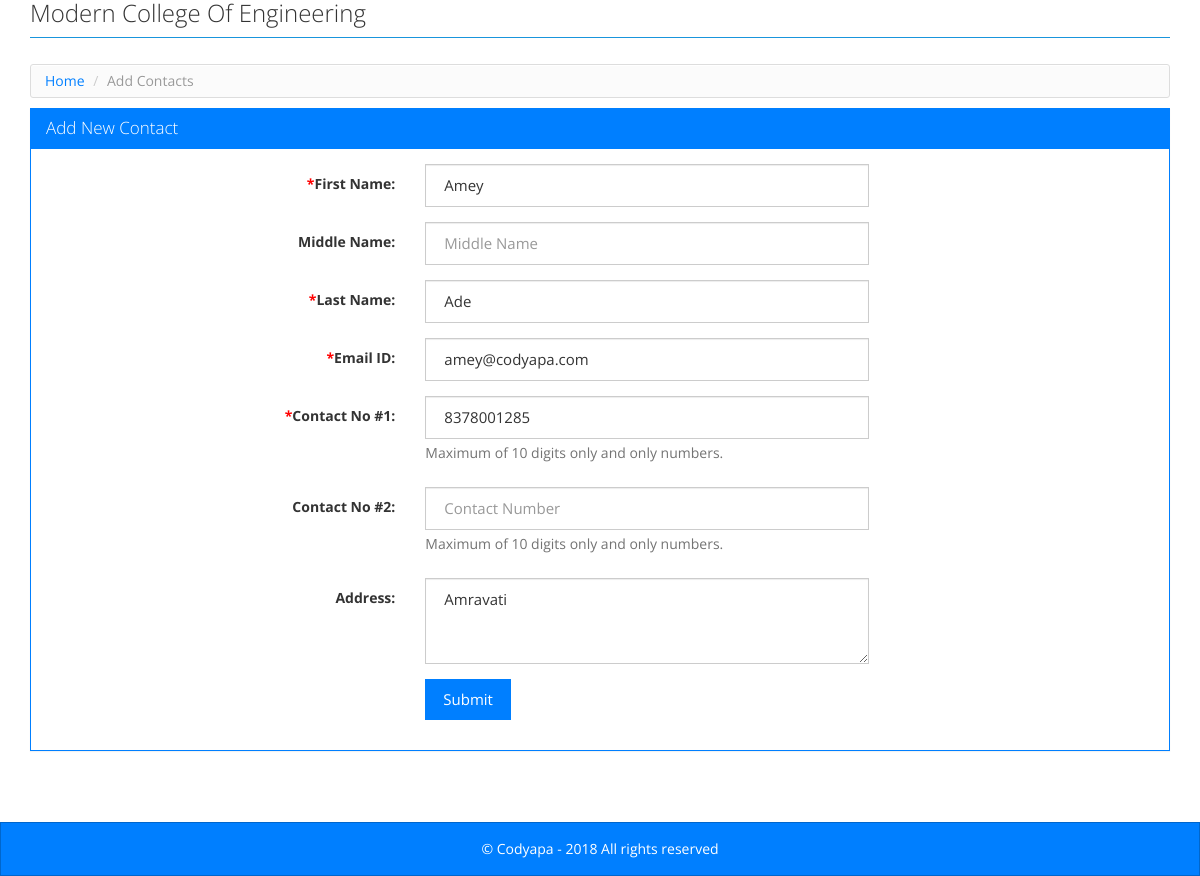
Page /contacts.php?cid=44 on the committed database.
### tables this page shows
CREATE TABLE `tbl_contacts` (
  `contact_id` int(11) NOT NULL,
  `first_name` varchar(255) NOT NULL,
  `middle_name` varchar(255) NOT NULL,
  `last_name` varchar(255) NOT NULL,
  `address` text,
  `contact_no1` varchar(255) NOT NULL,
  `contact_no2` varchar(255) DEFAULT NULL,
  `email_address` varchar(255) NOT NULL,
  `profile_pic` varchar(255) DEFAULT NULL
);

### contacts.php (the view, shortened to what this page needs)
<?php
require_once './config.php';
include './header.php';
try {
   $sql = "SELECT * FROM tbl_contacts WHERE 1 AND contact_id = :cid";
   $stmt = $DB->prepare($sql);
   $stmt->bindValue(":cid", intval($_GET["cid"]));
   $stmt->execute();
   $results = $stmt->fetchAll();
} catch (Exception $ex) {
  echo $ex->getMessage();
}
?>
<div class="row">
  <ul class="breadcrumb">
      <li><a href="index.php">Home</a></li>
      <li class="active"><?php echo ($_GET["m"] == "update") ? "Edit" : "Add"; ?> Contacts</li>
    </ul>
</div>
  <div class="row">
    <div class="panel panel-primary">
      <div class="panel-heading">
        <h3 class="panel-title"><?php echo ($_GET["m"] == "update") ? "Edit" : "Add"; ?> New Contact</h3>
      </div>
      <div class="panel-body">
        <form class="form-horizontal" name="contact_form" id="contact_form" enctype="multipart/form-data" method="post" action="process_form.php">
          <fieldset>
            <div class="form-group">
              <label class="col-lg-4 control-label" for="first_name"><span class="required">*</span>First Name:</label>
              <div class="col-lg-5">
                <input type="text" value="<?php echo $results[0]["first_name"] ?>" placeholder="First Name" id="first_name" class="form-control" name="first_name"><span id="first_name_err" class="error"></span>
              </div>
            </div>
            <div class="form-group">
              <label class="col-lg-4 control-label" for="middle_name">Middle Name:</label>
              <div class="col-lg-5">
                <input type="text" value="<?php echo $results[0]["middle_name"] ?>" placeholder="Middle Name" id="middle_name" class="form-control" name="middle_name">
              </div>
            </div>
            <div class="form-group">
              <label class="col-lg-4 control-label" for="last_name"><span class="required">*</span>Last Name:</label>
              <div class="col-lg-5">
                <input type="text" value="<?php echo $results[0]["last_name"] ?>" placeholder="Last Name" id="last_name" class="form-control" name="last_name"><span id="last_name_err" class="error"></span>
              </div>
            </div>
            <div class="form-group">
              <label class="col-lg-4 control-label" for="email_id"><span class="required">*</span>Email ID:</label>
              <div class="col-lg-5">
                <input type="text" value="<?php echo $results[0]["email_address"] ?>" placeholder="Email ID" id="email_id" class="form-control" name="email_id"><span id="email_id_err" class="error"></span>
              </div>
            </div>
            <div class="form-group">
              <label class="col-lg-4 control-label" for="contact_no1"><span class="required">*</span>Contact No #1:</label>
              <div class="col-lg-5">
                <input type="text" value="<?php echo $results[0]["contact_no1"] ?>" placeholder="Contact Number" id="contact_no1" class="form-control" name="contact_no1"><span id="contact_no1_err" class="error"></span>
                <span class="help-block">Maximum of 10 digits only and only numbers.</span>
              </div>
            </div>
            <div class="form-group">
              <label class="col-lg-4 control-label" for="contact_no2">Contact No #2:</label>
              <div class="col-lg-5">
                <input type="text" value="<?php echo $results[0]["contact_no2"] ?>" placeholder="Contact Number" id="contact_no2" class="form-control" name="contact_no2"><span id="contact_no2_err" class="error"></span>
                <span class="help-block">Maximum of 10 digits only and only numbers.</span>
              </div>
            </div>
            <div class="form-group">
              <label class="col-lg-4 control-label" for="address">Address:</label>
              <div class="col-lg-5">
                <textarea id="address" name="address" rows="3" class="form-control"><?php echo $results[0]["address"] ?></textarea>
              </div>
            </div>
            <div class="form-group">
              <div class="col-lg-5 col-lg-offset-4">
                <button class="btn btn-primary" type="submit">Submit</button>
              </div>
            </div>
          </fieldset>
        </form>
      </div>
    </div>
  </div>
<?php
include './footer.php';
?>

### style.css (style rules this page uses)
html, body { height: 100%; }
body { font-size: 14px; line-height: 18px; }
.mainbody .row { margin: 0px; }
.panel-body { width: 100%; margin: 0 auto; }
.breadcrumb { background-color: #FBFBFB; background-image: -moz-linear-gradient(center top , #FFFFFF, #F5F5F5); background-repeat: repeat-x; border: 1px solid #DDDDDD; border-radius: 3px; box-shadow: 0 1px 0 #FFFFFF inset; list-style: none outside none; margin: 5px 0 10px 0; padding: 7px 14px; }
.breadcrumb li { display: inline-block; text-shadow: 0 1px 0 #FFFFFF; }
.required { color: #f00; }

### rows in the picture
tbl_contacts: first_name "Amey", last_name "Ade", email_id "amey@codyapa.com", contact_no1 "8378001285", address "Amravati"
